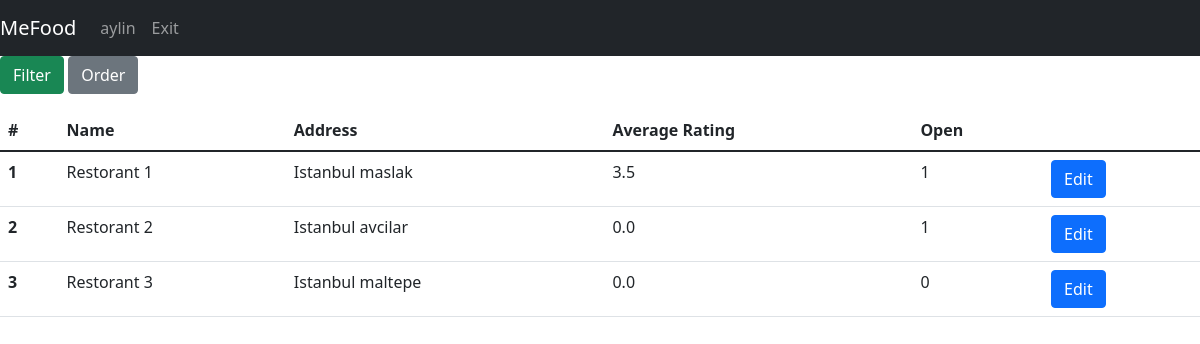
Screenshot of /restaurants (signed in) with the database file from the repository.
### tables this page shows
CREATE TABLE restaurant(id INTEGER PRIMARY KEY, restaurantName varchar(30),address varchar(250),lat Text,lng Text,isOpen binary,averageRating REAL);

### app.py (the view)
@app.route("/restaurants", methods=["GET", "POST"])
def allRestaurants():
    with sqlite3.connect(DATABASE) as database:
        cursor = database.cursor()
    if request.method == "POST":
        if 'order' in request.form:
            orderBy = request.form['orderBy'].lower()
            if session["isFiltered"] == False:
                command = "SELECT restaurantName as Name, address as Address, isOpen as Open, averageRating as Rating FROM restaurant ORDER BY "+str(orderBy)
                cursor.execute(command)
                query = cursor.fetchall()
                session["filteredData"]["restaurant"] = query
            else:
                df = pd.DataFrame(session["filteredData"]["restaurant"],
                                  columns=['name', 'address','open','rating'])
                df = df.sort_values(by=orderBy)
                session["filteredData"]["restaurant"] = df.values.tolist()
        if 'filter' in request.form:
            filtered_cols, expected_vals = [], []
            q = ""
            for c in request.form.keys():
                if request.form[c] != '' and request.form[c] != "filter":
                    if request.form[c] == "on":
                        filtered_cols.append("isOpen")
                        expected_vals.append(1)
                    else:
                        filtered_cols.append(c)
                        expected_vals.append(request.form[c])
            if len(expected_vals) > 0:
                if filtered_cols[0] != "isOpen":
                    q += filtered_cols[0]+" LIKE "+f"'%{expected_vals[0]}%'"
                else:
                    q += " isOpen = 1"
                if len(expected_vals) > 1:
                    for index in range(1, len(expected_vals)):
                        if filtered_cols[index] != "isOpen":
                            q += " and " + filtered_cols[index]+" LIKE " + f"'%{expected_vals[index]}%'"
                    if filtered_cols.count("isOpen") > 0:
                        q += " and isOpen = 1"
                command = "SELECT restaurantName as Name, address as Address, isOpen as Open, averageRating as Rating FROM restaurant WHERE "+q
                cursor.execute(command)
                query = cursor.fetchall()
                session["filteredData"]["restaurant"] = query
            else:
                session["filteredData"] = getAllDbData(toGet=["restaurant"])
            session["isFiltered"] = True
    else:
        session["filteredData"] = getAllDbData(toGet=["restaurant"])
        session["isFiltered"] = False
    return render_template("admin/list_operations/list_restaurants.html", username=session["username"], data=session["filteredData"])

### app.py (called while the page is built)
def getRestaurants(cursor, limit=None):
    if limit != None:
        cursor.execute("SELECT restaurantName,address,isOpen,averageRating,id FROM restaurant ORDER BY averageRating DESC LIMIT ?",(limit,))
    else:
        cursor.execute("SELECT restaurantName,address,isOpen,averageRating,id FROM restaurant ORDER BY averageRating DESC")
    query = cursor.fetchall()
    return query

def getAllDbData(toGet, limit=None):
    with sqlite3.connect(DATABASE) as database:
        cursor = database.cursor()
    data = {}
    for entity in toGet:
        if entity == "couriers":
            data[entity] = getCouriers(cursor, limit)
        if entity == "users":
            data[entity] = getUsers(cursor, limit)
        if entity == "restaurant":
            data[entity] = getRestaurants(cursor, limit)
        if entity == "menu":
            data[entity] = getMenus(cursor, limit)
        if entity == "orders":
            data[entity] = getOrders(cursor, limit)
        if entity == "reviews":
            data[entity] = getReviews(cursor, limit)
        if entity == "extras":
            data[entity] = getExtras(cursor, limit)
        else:
            pass
    return data

### templates/admin/list_operations/list_restaurants.html (shortened to what this page needs)
{% extends 'base.html' %}
{% block navbar %}
<nav class="navbar navbar-expand-lg navbar-dark bg-dark">
    <a class="navbar-brand" href="#">MeFood</a>
    <div class="collapse navbar-collapse" id="navbarNav">
        <ul class="navbar-nav">
          <li class="nav-item active"><a class="nav-link" href="/">{{username}}</a></li>
          <li class="nav-item active"><a class="nav-link" href="/exit">Exit</a></li>
        </ul>
    </div>
</nav>
{% endblock %}
{% block body %}
<p>
  <a class="btn btn-success" data-toggle="collapse" href="#filter" role="button" aria-expanded="false" aria-controls="filter">Filter</a>
  <button class="btn btn-secondary" type="button" data-toggle="collapse" data-target="#order" aria-expanded="false" aria-controls="order">Order</button>
</p>
<div>
    <table class="table">
      <thead class="thead-dark">
        <tr>
            <th scope="col">#</th>
            <th scope="col">Name</th>
            <th scope="col">Address</th>
            <th scope="col">Average Rating</th>
            <th scope="col">Open</th>
        </tr>
      </thead>
      <tbody>
        {%for i in range(data["restaurant"]|length)%}
                <tr>
                  <th scope="row">{{ i+1 }}</th>
                  <td>{{ data["restaurant"][i][0] }}</td>
                  <td>{{ data["restaurant"][i][1] }}</td>
                  <td>{{ data["restaurant"][i][3] }}</td>
                  <td>{{ data["restaurant"][i][2] }}</td>
                  <td><a href="\editRestaurant?restId={{ data["restaurant"][i][4] }}" class="btn btn-primary">Edit</a></td>
                </tr>
        {%endfor%}
      </tbody>
    </table>
</div>
{% endblock %}

### rows the page displays
restaurant: restaurantName "Restorant 1", address "Istanbul maslak", averageRating "3.5", isOpen "1"
restaurant: restaurantName "Restorant 2", address "Istanbul avcilar", averageRating "0.0", isOpen "1"
restaurant: restaurantName "Restorant 3", address "Istanbul maltepe", averageRating "0.0", isOpen "0"

### other values shown
{{ username }} "aylin"
{{ i+1 }} "1" "2" "3"
